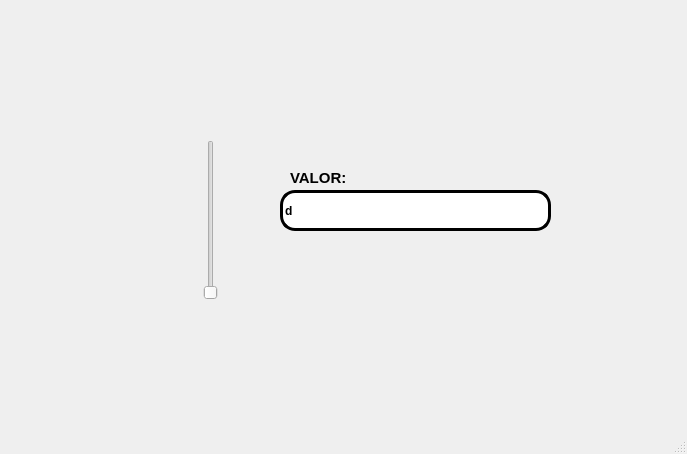
<?xml version="1.0" encoding="UTF-8"?>
<ui version="4.0">
 <class>MainWindow</class>
 <widget class="QMainWindow" name="MainWindow">
  <property name="geometry">
   <rect>
    <x>0</x>
    <y>0</y>
    <width>687</width>
    <height>454</height>
   </rect>
  </property>
  <property name="windowTitle">
   <string>MainWindow</string>
  </property>
  <widget class="QWidget" name="centralwidget">
   <widget class="QLabel" name="label">
    <property name="geometry">
     <rect>
      <x>10</x>
      <y>10</y>
      <width>181</width>
      <height>111</height>
     </rect>
    </property>
    <property name="styleSheet">
     <string notr="true"/>
    </property>
    <property name="text">
     <string/>
    </property>
    <property name="pixmap">
     <pixmap resource="../archivos/recursos.qrc">:/Ejercicios/nata.jpg</pixmap>
    </property>
    <property name="scaledContents">
     <bool>true</bool>
    </property>
   </widget>
   <widget class="QLabel" name="label_2">
    <property name="geometry">
     <rect>
      <x>470</x>
      <y>10</y>
      <width>181</width>
      <height>111</height>
     </rect>
    </property>
    <property name="styleSheet">
     <string notr="true"/>
    </property>
    <property name="text">
     <string/>
    </property>
    <property name="pixmap">
     <pixmap resource="../archivos/recursos.qrc">:/Logos/mishi.jpg</pixmap>
    </property>
    <property name="scaledContents">
     <bool>true</bool>
    </property>
   </widget>
   <widget class="QLabel" name="label_3">
    <property name="geometry">
     <rect>
      <x>520</x>
      <y>320</y>
      <width>151</width>
      <height>91</height>
     </rect>
    </property>
    <property name="styleSheet">
     <string notr="true"/>
    </property>
    <property name="text">
     <string/>
    </property>
    <property name="pixmap">
     <pixmap resource="../archivos/recursos.qrc">:/Logos/peso.jpg</pixmap>
    </property>
    <property name="scaledContents">
     <bool>true</bool>
    </property>
   </widget>
   <widget class="QLabel" name="label_4">
    <property name="geometry">
     <rect>
      <x>290</x>
      <y>170</y>
      <width>71</width>
      <height>16</height>
     </rect>
    </property>
    <property name="font">
     <font>
      <pointsize>11</pointsize>
      <weight>75</weight>
      <bold>true</bold>
     </font>
    </property>
    <property name="text">
     <string>VALOR:</string>
    </property>
   </widget>
   <widget class="QLineEdit" name="txt_valor">
    <property name="geometry">
     <rect>
      <x>280</x>
      <y>190</y>
      <width>271</width>
      <height>41</height>
     </rect>
    </property>
    <property name="font">
     <font>
      <weight>75</weight>
      <italic>false</italic>
      <bold>true</bold>
      <underline>false</underline>
     </font>
    </property>
    <property name="styleSheet">
     <string notr="true">border: 3px solid black;
border-radius: 15px;</string>
    </property>
    <property name="text">
     <string>d</string>
    </property>
   </widget>
   <widget class="QSlider" name="verticalSlider">
    <property name="geometry">
     <rect>
      <x>200</x>
      <y>140</y>
      <width>22</width>
      <height>160</height>
     </rect>
    </property>
    <property name="orientation">
     <enum>Qt::Vertical</enum>
    </property>
   </widget>
  </widget>
  <widget class="QMenuBar" name="menubar">
   <property name="geometry">
    <rect>
     <x>0</x>
     <y>0</y>
     <width>687</width>
     <height>21</height>
    </rect>
   </property>
  </widget>
  <widget class="QStatusBar" name="statusbar"/>
 </widget>
 <resources>
  <include location="../archivos/recursos.qrc"/>
 </resources>
 <connections/>
</ui>
